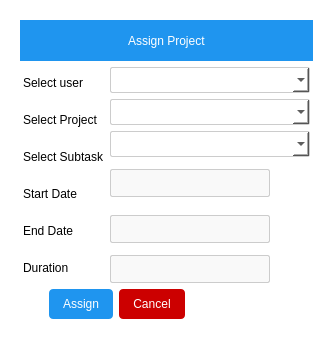
<?xml version="1.0" encoding="UTF-8"?>
<ui version="4.0">
 <class>Dialog</class>
 <widget class="QDialog" name="Dialog">
  <property name="geometry">
   <rect>
    <x>0</x>
    <y>0</y>
    <width>333</width>
    <height>339</height>
   </rect>
  </property>
  <property name="windowTitle">
   <string>Dialog</string>
  </property>
  <property name="styleSheet">
   <string notr="true">background-color: rgb(255, 255, 255);</string>
  </property>
  <layout class="QGridLayout" name="gridLayout">
   <item row="0" column="0">
    <widget class="QWidget" name="widget" native="true">
     <property name="styleSheet">
      <string notr="true">QComboBox{
border:1px solid #ccc;
padding:4px;
border-radius: 2px;


}
QComboBox:focus{

 border: 1px solid #0078d4;
            background-color: #fff;

}

QLineEdit{
color: #666;
font-size: 14px;
padding: 4px;
border: 1px solid #ccc;
border-radius: 2px;
background-color: #f9f9f9;
}
QLineEdit:focus {
            border: 1px solid #0078d4;
            background-color: #fff;
        }
</string>
     </property>
     <layout class="QVBoxLayout" name="verticalLayout_3">
      <item>
       <widget class="QWidget" name="header_widget" native="true">
        <property name="styleSheet">
         <string notr="true">background-color:rgb(31, 149, 239);
color:white;</string>
        </property>
        <layout class="QHBoxLayout" name="horizontalLayout">
         <item>
          <spacer name="horizontalSpacer">
           <property name="orientation">
            <enum>Qt::Horizontal</enum>
           </property>
           <property name="sizeHint" stdset="0">
            <size>
             <width>96</width>
             <height>10</height>
            </size>
           </property>
          </spacer>
         </item>
         <item>
          <widget class="QLabel" name="label">
           <property name="text">
            <string>Assign Project</string>
           </property>
          </widget>
         </item>
         <item>
          <spacer name="horizontalSpacer_2">
           <property name="orientation">
            <enum>Qt::Horizontal</enum>
           </property>
           <property name="sizeHint" stdset="0">
            <size>
             <width>96</width>
             <height>10</height>
            </size>
           </property>
          </spacer>
         </item>
        </layout>
       </widget>
      </item>
      <item>
       <layout class="QHBoxLayout" name="horizontalLayout_6">
        <item>
         <spacer name="horizontalSpacer_5">
          <property name="orientation">
           <enum>Qt::Horizontal</enum>
          </property>
          <property name="sizeHint" stdset="0">
           <size>
            <width>18</width>
            <height>20</height>
           </size>
          </property>
         </spacer>
        </item>
        <item>
         <layout class="QVBoxLayout" name="verticalLayout_2">
          <item>
           <widget class="QLabel" name="label_2">
            <property name="text">
             <string>Select user</string>
            </property>
           </widget>
          </item>
          <item>
           <widget class="QLabel" name="label_3">
            <property name="text">
             <string>Select Project</string>
            </property>
           </widget>
          </item>
          <item>
           <widget class="QLabel" name="label_4">
            <property name="text">
             <string>Select Subtask</string>
            </property>
           </widget>
          </item>
          <item>
           <widget class="QLabel" name="label_5">
            <property name="text">
             <string>Start Date</string>
            </property>
           </widget>
          </item>
          <item>
           <widget class="QLabel" name="label_6">
            <property name="text">
             <string>End Date</string>
            </property>
           </widget>
          </item>
          <item>
           <widget class="QLabel" name="label_7">
            <property name="text">
             <string>Duration</string>
            </property>
           </widget>
          </item>
         </layout>
        </item>
        <item>
         <layout class="QVBoxLayout" name="verticalLayout">
          <item>
           <widget class="QComboBox" name="user_combo">
            <property name="minimumSize">
             <size>
              <width>170</width>
              <height>0</height>
             </size>
            </property>
           </widget>
          </item>
          <item>
           <widget class="QComboBox" name="project_combo">
            <property name="minimumSize">
             <size>
              <width>170</width>
              <height>0</height>
             </size>
            </property>
           </widget>
          </item>
          <item>
           <widget class="QComboBox" name="subtask_combo">
            <property name="minimumSize">
             <size>
              <width>170</width>
              <height>0</height>
             </size>
            </property>
           </widget>
          </item>
          <item>
           <layout class="QHBoxLayout" name="horizontalLayout_2">
            <property name="spacing">
             <number>0</number>
            </property>
            <item>
             <widget class="QLineEdit" name="start_date_le">
              <property name="minimumSize">
               <size>
                <width>160</width>
                <height>0</height>
               </size>
              </property>
             </widget>
            </item>
            <item>
             <widget class="QPushButton" name="start_date_btn">
              <property name="minimumSize">
               <size>
                <width>40</width>
                <height>40</height>
               </size>
              </property>
              <property name="maximumSize">
               <size>
                <width>40</width>
                <height>40</height>
               </size>
              </property>
              <property name="styleSheet">
               <string notr="true">border:none</string>
              </property>
              <property name="text">
               <string/>
              </property>
              <property name="icon">
               <iconset resource="assign_projects.qrc">
                <normaloff>:/icons/calender.png</normaloff>:/icons/calender.png</iconset>
              </property>
              <property name="iconSize">
               <size>
                <width>20</width>
                <height>20</height>
               </size>
              </property>
             </widget>
            </item>
           </layout>
          </item>
          <item>
           <layout class="QHBoxLayout" name="horizontalLayout_3">
            <property name="spacing">
             <number>0</number>
            </property>
            <item>
             <widget class="QLineEdit" name="end_date_le">
              <property name="minimumSize">
               <size>
                <width>160</width>
                <height>0</height>
               </size>
              </property>
             </widget>
            </item>
            <item>
             <widget class="QPushButton" name="end_date_btn">
              <property name="minimumSize">
               <size>
                <width>40</width>
                <height>40</height>
               </size>
              </property>
              <property name="maximumSize">
               <size>
                <width>40</width>
                <height>40</height>
               </size>
              </property>
              <property name="styleSheet">
               <string notr="true">border:none</string>
              </property>
              <property name="text">
               <string/>
              </property>
              <property name="icon">
               <iconset resource="assign_projects.qrc">
                <normaloff>:/icons/calender.png</normaloff>:/icons/calender.png</iconset>
              </property>
              <property name="iconSize">
               <size>
                <width>20</width>
                <height>20</height>
               </size>
              </property>
             </widget>
            </item>
           </layout>
          </item>
          <item>
           <layout class="QHBoxLayout" name="horizontalLayout_4">
            <item>
             <widget class="QLineEdit" name="duration_le">
              <property name="minimumSize">
               <size>
                <width>160</width>
                <height>0</height>
               </size>
              </property>
             </widget>
            </item>
            <item>
             <spacer name="horizontalSpacer_3">
              <property name="orientation">
               <enum>Qt::Horizontal</enum>
              </property>
              <property name="sizeHint" stdset="0">
               <size>
                <width>18</width>
                <height>20</height>
               </size>
              </property>
             </spacer>
            </item>
           </layout>
          </item>
         </layout>
        </item>
        <item>
         <spacer name="horizontalSpacer_8">
          <property name="orientation">
           <enum>Qt::Horizontal</enum>
          </property>
          <property name="sizeHint" stdset="0">
           <size>
            <width>18</width>
            <height>20</height>
           </size>
          </property>
         </spacer>
        </item>
       </layout>
      </item>
      <item>
       <layout class="QHBoxLayout" name="horizontalLayout_5">
        <item>
         <spacer name="horizontalSpacer_7">
          <property name="orientation">
           <enum>Qt::Horizontal</enum>
          </property>
          <property name="sizeHint" stdset="0">
           <size>
            <width>18</width>
            <height>20</height>
           </size>
          </property>
         </spacer>
        </item>
        <item>
         <widget class="QPushButton" name="assign_btn">
          <property name="cursor">
           <cursorShape>PointingHandCursor</cursorShape>
          </property>
          <property name="styleSheet">
           <string notr="true">QPushButton{
border:none;
border-radius:4px;
background-color:rgb(31, 149, 239);
color:white;
padding-right:14px;
padding-left:14px;
padding-top:8px;
padding-bottom:8px;


}
QPushButton:hover{
background-color:#1977bf;


}</string>
          </property>
          <property name="text">
           <string>Assign</string>
          </property>
          <property name="checkable">
           <bool>true</bool>
          </property>
         </widget>
        </item>
        <item>
         <widget class="QPushButton" name="pushButton_2">
          <property name="cursor">
           <cursorShape>PointingHandCursor</cursorShape>
          </property>
          <property name="styleSheet">
           <string notr="true">background-color:#cc0000;padding-right:14px;
padding-left:14px;
padding-top:8px;
padding-bottom:8px;
border-radius:4px;
color:#fff;
border:none;
border-top-color: qradialgradient(spread:pad, cx:0.5, cy:0.5, radius:0.5, fx:0.5, fy:0.5, stop:0 rgba(255, 255, 255, 255), stop:0.1 rgba(255, 255, 255, 255), stop:0.2 rgba(255, 176, 176, 167), stop:0.3 rgba(255, 151, 151, 92), stop:0.4 rgba(255, 125, 125, 51), stop:0.5 rgba(255, 76, 76, 205), stop:0.52 rgba(255, 76, 76, 205), stop:0.6 rgba(255, 180, 180, 84), stop:1 rgba(255, 255, 255, 0));</string>
          </property>
          <property name="text">
           <string>Cancel</string>
          </property>
          <property name="checkable">
           <bool>true</bool>
          </property>
         </widget>
        </item>
        <item>
         <spacer name="horizontalSpacer_6">
          <property name="orientation">
           <enum>Qt::Horizontal</enum>
          </property>
          <property name="sizeHint" stdset="0">
           <size>
            <width>128</width>
            <height>20</height>
           </size>
          </property>
         </spacer>
        </item>
       </layout>
      </item>
     </layout>
     <zorder>end_date_btn</zorder>
     <zorder>start_date_btn</zorder>
     <zorder>header_widget</zorder>
     <zorder>label_2</zorder>
     <zorder>label_3</zorder>
     <zorder>label_4</zorder>
     <zorder>label_5</zorder>
     <zorder>label_6</zorder>
     <zorder>project_combo</zorder>
     <zorder>subtask_combo</zorder>
     <zorder>start_date_le</zorder>
     <zorder>pushButton_2</zorder>
     <zorder>user_combo</zorder>
     <zorder>horizontalSpacer_10</zorder>
     <zorder>duration_le</zorder>
     <zorder>assign_btn</zorder>
     <zorder>horizontalSpacer_5</zorder>
     <zorder></zorder>
     <zorder>horizontalSpacer_6</zorder>
     <zorder>horizontalSpacer_7</zorder>
     <zorder>horizontalSpacer_8</zorder>
     <zorder>label_7</zorder>
     <zorder>duration_le</zorder>
     <zorder>horizontalSpacer_3</zorder>
    </widget>
   </item>
  </layout>
 </widget>
 <resources>
  <include location="assign_projects.qrc"/>
 </resources>
 <connections>
  <connection>
   <sender>pushButton_2</sender>
   <signal>clicked()</signal>
   <receiver>Dialog</receiver>
   <slot>close()</slot>
   <hints>
    <hint type="sourcelabel">
     <x>139</x>
     <y>305</y>
    </hint>
    <hint type="destinationlabel">
     <x>249</x>
     <y>338</y>
    </hint>
   </hints>
  </connection>
 </connections>
</ui>
